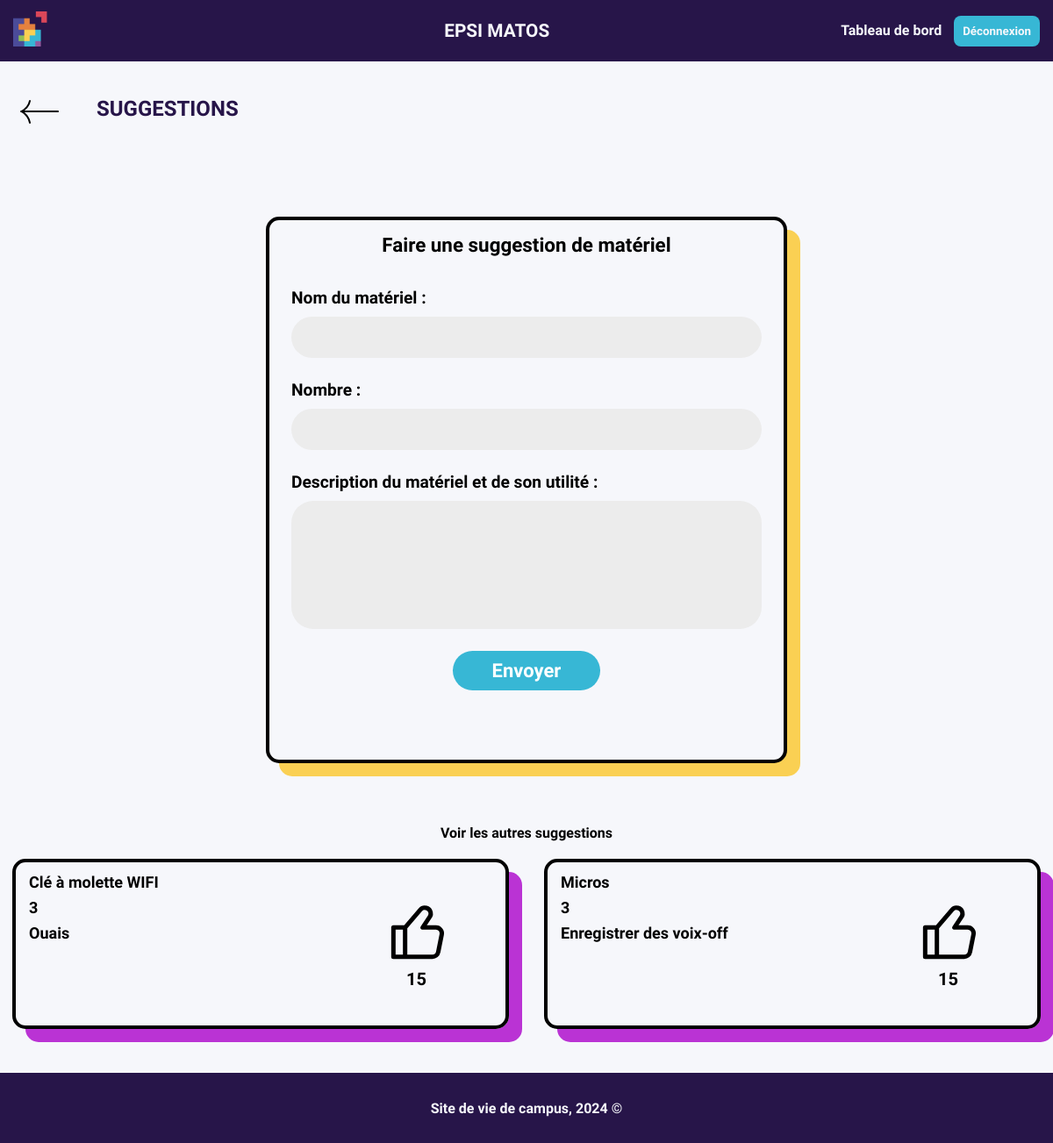
Screenshot of /suggestion (signed in) with the database file from the repository.
### tables this page shows
CREATE TABLE suggestion(
   id INTEGER PRIMARY KEY AUTOINCREMENT,
   titre VARCHAR(50) NOT NULL,
   quantite INT NOT NULL,
   description VARCHAR(180)
);

### controllers/suggestion_controller.py (the view)
@suggestion_bp.route('/suggestion', methods=['GET'])
def read_bdd_sugg():
    if 'authentifie' in session and session['authentifie']:
        data = get_all_suggestions()
        return render_template('suggestions.html', data=data)
    else:
        return redirect('/sign_in')

### models/suggestion_model.py (called while the page is built)
def get_all_suggestions():
    conn = sqlite3.connect('database/database.db')
    cursor = conn.cursor()
    cursor.execute('SELECT titre, quantite, description FROM suggestion')
    data = cursor.fetchall()
    conn.close()
    return data

### templates/suggestions.html (shortened to what this page needs)
<!DOCTYPE html>
<html lang="en">
<head>
    <link rel="stylesheet" href="../static\css\suggestions.css">
</head>
<body>
    {% include 'header.html' %}
    <div class="title-return">
        <a href="/" class="back-button">&#8592;</a>
        <div class="page-title">SUGGESTIONS</div>
    </div>
    <main>
        <div class="custom-container" id="form_sugg">
            <p id="titre">Faire une suggestion de matériel</p>
            <form method="post" action="{{ url_for('suggestion.upload_suggestion') }}" id="formulaire_suggestion">
                <div id="form">
                    <div class="input_form">
                        <label for="nom_mat">Nom du matériel :</label>
                        <input class="input" type="text" name="nom_materiel" required>
                    </div>
                    <div class="input_form">
                        <label for="nombre_mat">Nombre :</label>
                        <input class="input" type="number" name="nombre_materiel" required>
                    </div>
                    <div class="input_form">
                        <label for="descr_mat">Description du matériel et de son utilité :</label>
                        <textarea type="text" name="description_materiel" rows="4" required></textarea>
                    </div>
                    <div id="bouton_form_suggestion"><input type="submit" value="Envoyer" id="bouton_form"></div>
                </div>
            </form>
        </div>
        <p id="sugg-text">Voir les autres suggestions</p>
        <div id="les_autres_suggestions">
            {% for row in data %}
            <div id="suggestion">
                <div id="description_suggestion">
                    <p class="description">{{ row[0] }}</p>
                    <p class="description">{{ row[1] }}</p>
                    <p id="description">{{ row[2] }}</p>
                </div>
                <div id="like_suggestion">
                    <img src="../static/assets/like-svgrepo-com.svg" height="80px" width="80px">
                    <p style="margin:0px;">15</p>
                </div>
            </div>
            {% endfor %}
        </div>
    </main>
</body>
<footer>
    {% include 'footer.html' %}
</footer>
</html>

### static/css/suggestions.css (style rules this page uses)
:root { --deep-purple: #271549; --blue: #37B7D5; --yellow: #FAD053; --orange: #FF6900; --white: #EEEFF3; --black: #000000; --pink: #DA4759; --light-purple: #BA33D4; }
* { font-family: 'Source Sans 3', sans-serif; font-weight: 600; }
main { display: flex; flex-direction: column; justify-content: center; align-items: center; }
#sugg-text { padding: 20px; }
#form_sugg { display: flex; flex-direction: column; width: 586px; height: 615px; align-items: center; border: 4px solid #000; border-radius: 15px; padding: 0px; box-shadow: 15px 15px var(--yellow); margin-top: 50px; margin-bottom: 50px; }
#titre { font-size: 1.4rem; margin: 15px 0px; }
#formulaire_suggestion { height: 350px; padding-top: 50px; margin: 25px; display: flex; justify-content: center; align-items: center; }
#form { display: flex; flex-direction: row; flex-wrap: wrap; row-gap: 25px; justify-content: center; width: 100%; font-size: 1.2rem; }
.input_form { width: 100%; display: flex; flex-direction: column; row-gap: 10px; justify-content: space-between; }
.input { background-color: rgb(236, 236, 236); border-radius: 25px; font-size: 18px; height: 47px; border: none; padding-left: 20px; }
textarea { height: 131px; font-size: 18px; resize: none; background-color: rgb(236, 236, 236); border-radius: 25px; padding-left: 15px; padding-top: 15px; border-style: none; }
#bouton_form { width: 168px; height: 45px; border-radius: 25px; font-size: 22px; border-style: none; background-color: #37B7D5; color: #FFF; }
#les_autres_suggestions { max-width: 1800px; display: flex; flex-direction: row; flex-wrap: wrap; justify-content: start; column-gap: 40px; row-gap: 80px; }
#suggestion { width: 528px; max-height: 194px; border: solid 4px #000; border-radius: 15px; box-shadow: 15px 15px var(--light-purple); padding: 11.5px 15px; display: flex; flex-direction: row; flex-wrap: nowrap; }
#like_suggestion { height: 163px; width: 50%; display: flex; flex-direction: column; align-items: center; justify-content: center; font-size: 20px; }
#description_suggestion { height: 163px; min-width: 355px; display: flex; flex-direction: column; flex-wrap: wrap; align-items: start; justify-content: start; }
.description { height: 29px; min-width: 246px; margin: 0px; font-size: 18px; }
#description { height: 105px; min-width: 355px; margin: 0px; font-size: 18px; }
label { display: flex; align-items: start; }

### static/css/theme.css (style rules this page uses)
:root { --deep-purple: #271549; --blue: #37B7D5; --dark-blue: #247588; --yellow: #FAD053; --orange: #FF6900; --white: #f6f7fb; --black: #000000; --pink: #DA4759; --light-purple: #BA33D4; --light-grey: #F0F0F0; --grey: #C6C6C6; --dark-grey: #6F6F6F; }
* { font-family: 'Source Sans 3', sans-serif; margin: 0; padding: 0; }
body { background-color: var(--white); height: 95vh; }
a { text-decoration: none; color: var(--black); }
.custom-container { border-radius: 15px; background-color: var(--white); border: 3px var(--black) solid; font-size: 1.2em; font-weight: 600; text-align: center; align-content: center; padding: 20px; box-shadow: 10px 10px var(--yellow); transition: ease-in-out 0.3s; }
.page-title { margin: 40px 0; padding-left: 40px; font-size: 1.5rem; font-weight: 700; color: var(--deep-purple); text-align: start; }
.title-return { display: flex; }
.back-button { margin: 25px 0 0 20px; font-family: math; font-size: 50px; color: var(--black); text-decoration: none; background: none; border: none; }

### rows the page displays
suggestion: titre "Clé à molette WIFI", quantite "3", description "Ouais"
suggestion: titre "Micros", quantite "3", description "Enregistrer des voix-off"
